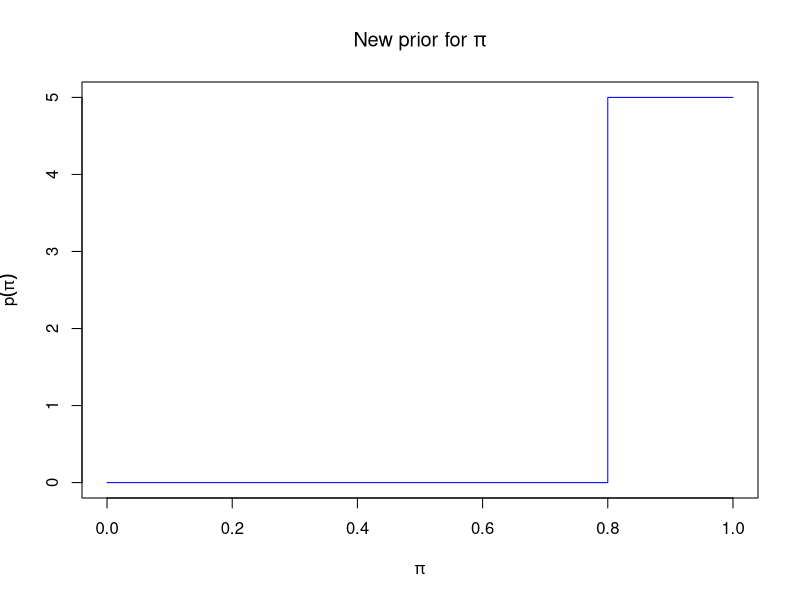

Here is the R script that generated this plot: (Note: this script raises an error after producing the figure.)
## ---- chunk 1
knitr::opts_chunk$set(
  collapse = TRUE,
  comment = "#>", 
  fig.width=8, 
  fig.height=5, 
  fig.path="figs-customisation/"
)
## ---- chunk 2
f <- function(pi) {
    ifelse(pi < 0.8, 0, 5)
}

f_pi <- function(param) { 
    log(f(param$pi))
}

plot(f, type = "s", col = "blue", 
     xlab = expression(pi), ylab = expression(p(pi)), 
     main = expression(paste("New prior for ", pi)))

## ---- chunk 3
f_mu <- function(param) {
  if (param$mu < 0 || param$mu > 1) {
    return(-Inf)
  } else {
    return(0.0)
  }
  
}

priors <- custom_priors(pi = f_pi, mu = f_mu)
priors

## ---- chunk 4

## wrong: not a function
## should be pi = function(x){0.0}
custom_priors(pi = 0.0)

## wrong: two arguments
custom_priors(pi = function(x, y){0.0})

## ---- chunk 5

dna <- fake_outbreak$dna
dates <- fake_outbreak$sample
w <- fake_outbreak$w
data <- outbreaker_data(dna = dna, dates = dates, w_dens = w)

## we set the seed to ensure results won't change
set.seed(1)


res <- outbreaker(data = data, priors = priors)

## ---- chunk 6

plot(res)
plot(res, "pi", burnin = 500)
plot(res, "mu", burnin = 500)
plot(res, "pi", type = "density", burnin = 500)
plot(res, "mu", type = "hist", burnin = 500)

## ---- chunk 7

summary(res, burnin = 500)
tree <- summary(res, burnin = 500)$tree

comparison <- data.frame(case = 1:30,
                       	 inferred = paste(tree$from),
			 true = paste(fake_outbreak$ances),
			 stringsAsFactors = FALSE)
			 
comparison$correct <- comparison$inferred == comparison$true
comparison
mean(comparison$correct)

## ---- chunk 8

custom_likelihoods()

## ---- chunk 9

## wrong: not a function
custom_likelihoods(genetic = "fubar")

## wrong: only one argument
custom_likelihoods(genetic = function(x){ 0.0 })

## ---- chunk 10

f_null <- function(data, param) {
   return(0.0)
}

null_model <- custom_likelihoods(genetic = f_null,
	      	                 timing_sampling = f_null,
				 timing_infections = f_null,
				 reporting = f_null,
				 contact = f_null)

null_model

## ---- chunk 11

null_config <- list(find_import = FALSE,
	            n_iter = 500,
		    sample_every = 1)

set.seed(1)

res_null <- outbreaker(data = data,
                             config = null_config,
			     likelihoods = null_model)
## ---- chunk 12

plot(res_null)
plot(res_null, "pi")
plot(res_null, "mu")

## ---- chunk 13

plot(res_null, type = "alpha")

## ---- chunk 14

## extract nodes and edges from the visNetwork object
temp <- plot(res_null, type = "network", min_support = 0)
class(temp)
head(temp$x$edges)
head(temp$x$nodes)

## make an igraph object
library(igraph)

net_null <- graph.data.frame(temp$x$edges,
                             vertices = temp$x$nodes[1:4])
			     
plot(net_null, layout = layout.circle,
     main = "Null model, posterior trees")

## ---- chunk 15

plot(res_null, type = "kappa")
plot(res_null, type = "t_inf")

## ---- chunk 16

par(xpd=TRUE)
hist(res_null$mu, prob = TRUE, col = "grey",
     border = "white",
     main = "Distribution of mu")

invisible(replicate(30,
     points(density(rexp(500, 1000)), type = "l", col = "blue")))


hist(res_null$pi, prob = TRUE, col = "grey",
     border = "white", main = "Distribution of pi")

invisible(replicate(30,
     points(density(rbeta(500, 10, 1)), type = "l", col = "blue")))

## ---- chunk 17

onset_data <- outbreaker_data(dates = fake_outbreak$onset,
	      	              w_dens = fake_outbreak$w)

wt_model <- custom_likelihoods(timing_sampling = f_null,
                               reporting = f_null)

## ---- chunk 18

wt_config <- create_config(init_kappa = 1, move_kappa = FALSE,
                           init_pi = 1, move_pi = FALSE,
			   move_mu = FALSE)

## ---- chunk 19

set.seed(1)

res_wt <- outbreaker(data = onset_data,
	               config = wt_config,
	               likelihoods = wt_model)
		       
## ---- chunk 20

plot(res_wt)
plot(res_wt, burnin = 500)
plot(res_wt, burnin = 500, type = "alpha")
summary(res_wt)

## ---- chunk 21

## extract nodes and edges from the visNetwork object
temp <- plot(res_wt, type = "network", min_support = 0.05)
class(temp)
head(temp$x$edges)
head(temp$x$nodes)

## make an igraph object

net_wt <- graph.data.frame(temp$x$edges,
                             vertices = temp$x$nodes[1:4])
			     
plot(net_wt, layout = layout.circle,
     main = "WT model, posterior trees")

